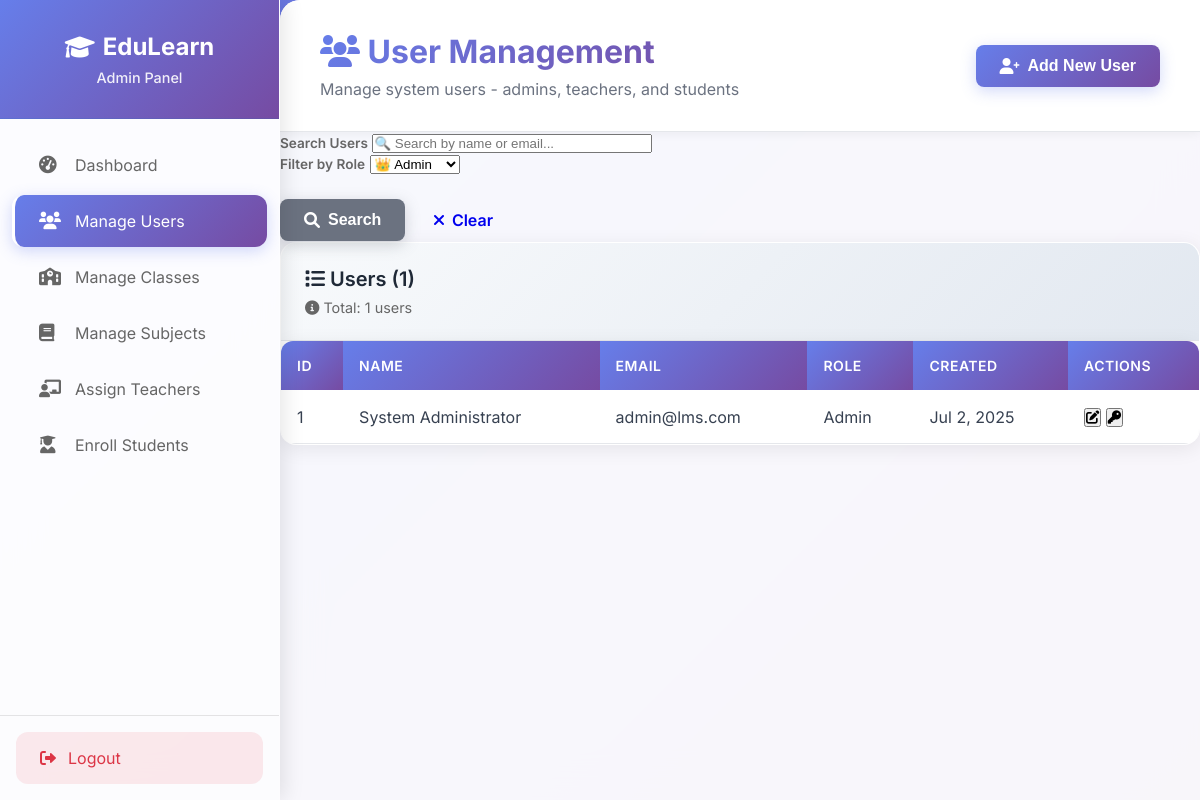
Screenshot of /admin/manage_user.php?role=admin (signed in) with the database file from the repository.
### tables this page shows
CREATE TABLE users (
    id INT AUTO_INCREMENT PRIMARY KEY,
    name VARCHAR(255) NOT NULL,
    email VARCHAR(255) UNIQUE NOT NULL,
    password VARCHAR(255) NOT NULL,
    role ENUM('admin', 'teacher', 'student') NOT NULL,
    phone VARCHAR(20),
    address TEXT,
    date_of_birth DATE,
    is_active BOOLEAN DEFAULT TRUE,
    created_at TIMESTAMP DEFAULT CURRENT_TIMESTAMP,
    updated_at TIMESTAMP DEFAULT CURRENT_TIMESTAMP ON UPDATE CURRENT_TIMESTAMP,
    INDEX idx_email (email),
    INDEX idx_role (role),
    INDEX idx_active (is_active)
);

### admin/manage_user.php (the view, shortened to what this page needs)
<?php
require_once '../config/db.php';
$search = $_GET['search'] ?? '';
$role_filter = $_GET['role'] ?? '';
$query = "SELECT id, name, email, role, created_at FROM users WHERE 1=1";
$params = [];
$types = "";
if (!empty($role_filter)) {
    $query .= " AND role = ?";
    $params[] = $role_filter;
    $types .= "s";
}
$query .= " ORDER BY created_at DESC";
$stmt = $conn->prepare($query);
if (!empty($params)) {
    $stmt->bind_param($types, ...$params);
}
$stmt->execute();
$users = $stmt->get_result()->fetch_all(MYSQLI_ASSOC);
?>
<!DOCTYPE html>
<html lang="en">
<head>
    <link rel="stylesheet" href="https://cdnjs.cloudflare.com/ajax/libs/font-awesome/6.0.0/css/all.min.css">
    <link rel="stylesheet" href="../assets/css/teacher.css">
    <link rel="stylesheet" href="../assets/css/responsive-modal.css">
</head>
<body>
    <div class="dashboard-container">
        <aside class="sidebar">
            <div class="sidebar-header">
                <h2><i class="fas fa-graduation-cap"></i> EduLearn</h2>
                <p>Admin Panel</p>
            </div>
            <nav class="sidebar-nav">
                <a href="dashboard.php" class="nav-item">
                    <i class="fas fa-tachometer-alt"></i>
                    <span>Dashboard</span>
                </a>
                <a href="manage_user.php" class="nav-item active">
                    <i class="fas fa-users"></i>
                    <span>Manage Users</span>
                </a>
                <a href="manage_class.php" class="nav-item">
                    <i class="fas fa-school"></i>
                    <span>Manage Classes</span>
                </a>
                <a href="manage_subject.php" class="nav-item">
                    <i class="fas fa-book"></i>
                    <span>Manage Subjects</span>
                </a>
                <a href="assign_teacher.php" class="nav-item">
                    <i class="fas fa-chalkboard-teacher"></i>
                    <span>Assign Teachers</span>
                </a>
                <a href="enroll_student.php" class="nav-item">
                    <i class="fas fa-user-graduate"></i>
                    <span>Enroll Students</span>
                </a>
            </nav>
            <div class="sidebar-footer">
                <a href="../logout.php" class="logout-btn">
                    <i class="fas fa-sign-out-alt"></i>
                    <span>Logout</span>
                </a>
            </div>
        </aside>
        <main class="main-content">
            <header class="content-header">
                <div class="header-left">
                    <h1><i class="fas fa-users"></i> User Management</h1>
                    <p>Manage system users - admins, teachers, and students</p>
                </div>
                <div class="header-right">
                    <button class="btn btn-primary" onclick="openCreateModal()">
                        <i class="fas fa-user-plus"></i> Add New User
                    </button>
                </div>
            </header>
            <div class="filters-section">
                <form method="GET" class="filters-form">
                    <div class="filter-group">
                        <label style="font-size: 0.85rem; font-weight: 600; color: #666; margin-bottom: 0.25rem;">Search Users</label>
                        <input type="text" name="search" placeholder="🔍 Search by name or email..."
                            value="<?php echo htmlspecialchars($search); ?>" style="width: 280px;">
                    </div>
                    <div class="filter-group">
                        <label style="font-size: 0.85rem; font-weight: 600; color: #666; margin-bottom: 0.25rem;">Filter by Role</label>
                        <select name="role">
                            <option value="admin" <?php echo $role_filter === 'admin' ? 'selected' : ''; ?>>👑 Admin</option>
                        </select>
                    </div>
                    <div class="filter-group" style="margin-top: 1.5rem;">
                        <button type="submit" class="btn btn-secondary">
                            <i class="fas fa-search"></i> Search
                        </button>
                        <a href="manage_user.php" class="btn btn-outline">
                            <i class="fas fa-times"></i> Clear
                        </a>
                    </div>
                </form>
            </div>
            <div class="content-card">
                <div class="card-header">
                    <h3><i class="fas fa-list"></i> Users (<?php echo count($users); ?>)</h3>
                    <div style="display: flex; gap: 1rem; align-items: center;">
                        <span style="font-size: 0.9rem; color: #666;">
                            <i class="fas fa-info-circle"></i> Total: <?php echo count($users); ?> users
                        </span>
                    </div>
                </div>
                <div class="card-content">
                    <?php if (empty($users)): ?>
                        <p style="text-align: center; color: #666; padding: 2rem;">
                            No users found matching your criteria.
                        </p>
                    <?php else: ?>
                        <div class="table-responsive">
                            <table class="data-table">
                                <thead>
                                    <tr>
                                        <th>ID</th>
                                        <th>Name</th>
                                        <th>Email</th>
                                        <th>Role</th>
                                        <th>Created</th>
                                        <th>Actions</th>
                                    </tr>
                                </thead>
                                <tbody>
                                    <?php foreach ($users as $user): ?>
                                        <tr>
                                            <td><?php echo $user['id']; ?></td>
                                            <td><?php echo htmlspecialchars($user['name']); ?></td>
                                            <td><?php echo htmlspecialchars($user['email']); ?></td>
                                            <td>
                                                <span class="badge badge-<?php echo $user['role']; ?>">
                                                    <?php echo ucfirst($user['role']); ?>
                                                </span>
                                            </td>
                                            <td><?php echo date('M j, Y', strtotime($user['created_at'])); ?></td>
                                            <td>
                                                <div class="action-buttons">
                                                    <button class="btn-icon btn-edit"
                                                        onclick="editUser(<?php echo $user['id']; ?>)" title="Edit">
                                                        <i class="fas fa-edit"></i>
                                                    </button>
                                                    <button class="btn-icon btn-warning"
                                                        onclick="resetPassword(<?php echo $user['id']; ?>)" title="Reset Password">
                                                        <i class="fas fa-key"></i>
                                                    </button>
                                                </div>
                                            </td>
                                        </tr>
                                    <?php endforeach; ?>
                                </tbody>
                            </table>
                        </div>
                    <?php endif; ?>
                </div>
            </div>
        </main>
    </div>
</body>
</html>

### assets/css/teacher.css (style rules this page uses)
* { margin: 0; padding: 0; box-sizing: border-box; }
body { font-family: 'Inter', sans-serif; background: linear-gradient(135deg, #667eea 0%, #764ba2 100%); min-height: 100vh; color: #333; overflow-x: hidden; }
.dashboard-container { display: flex; min-height: 100vh; }
.sidebar { width: 280px; background: rgba(255, 255, 255, 0.98); backdrop-filter: blur(20px); border-right: 1px solid rgba(255, 255, 255, 0.2); display: flex; flex-direction: column; position: fixed; height: 100vh; overflow-y: auto; box-shadow: 4px 0 20px rgba(0, 0, 0, 0.1); z-index: 1000; }
.sidebar-header { padding: 2rem 1.5rem; border-bottom: 1px solid rgba(0, 0, 0, 0.1); background: linear-gradient(135deg, #667eea 0%, #764ba2 100%); color: white; text-align: center; }
.sidebar-header h2 { color: white; font-size: 1.5rem; font-weight: 700; margin-bottom: 0.5rem; display: flex; align-items: center; justify-content: center; gap: 0.5rem; }
.sidebar-header p { color: rgba(255, 255, 255, 0.9); font-size: 0.9rem; font-weight: 500; }
.sidebar-nav { flex: 1; padding: 1rem 0; }
.nav-item { display: flex; align-items: center; padding: 1rem 1.5rem; color: #666; text-decoration: none; transition: all 0.3s ease; border-left: 3px solid transparent; margin: 0.25rem 0.75rem; border-radius: 12px; position: relative; overflow: hidden; }
.nav-item::before { content: ''; position: absolute; top: 0; left: -100%; width: 100%; height: 100%; background: linear-gradient(90deg, transparent, rgba(102, 126, 234, 0.1), transparent); transition: left 0.5s; }
.nav-item.active { background: linear-gradient(135deg, #667eea 0%, #764ba2 100%); color: white; border-left-color: #fff; box-shadow: 0 4px 15px rgba(102, 126, 234, 0.3); }
.nav-item i { width: 20px; margin-right: 1rem; font-size: 1.1rem; }
.sidebar-footer { padding: 1rem; border-top: 1px solid rgba(0, 0, 0, 0.1); }
.logout-btn { display: flex; align-items: center; padding: 1rem 1.5rem; color: #dc3545; text-decoration: none; border-radius: 12px; transition: all 0.3s ease; background: rgba(220, 53, 69, 0.1); }
.logout-btn i { margin-right: 0.75rem; }
.main-content { flex: 1; margin-left: 280px; background: rgba(255, 255, 255, 0.95); backdrop-filter: blur(20px); min-height: 100vh; border-radius: 20px 0 0 0; overflow: hidden; }
.content-header { background: white; padding: 2rem 2.5rem; border-bottom: 1px solid #e5e7eb; display: flex; justify-content: space-between; align-items: center; box-shadow: 0 2px 10px rgba(0, 0, 0, 0.05); }
.header-left h1 { font-size: 2rem; font-weight: 700; color: #1f2937; margin-bottom: 0.5rem; background: linear-gradient(135deg, #667eea 0%, #764ba2 100%); -webkit-background-clip: text; -webkit-text-fill-color: transparent; background-clip: text; }
.header-left p { color: #6b7280; font-size: 1rem; }
.btn { display: inline-flex; align-items: center; gap: 0.5rem; padding: 0.75rem 1.5rem; border: none; border-radius: 8px; font-weight: 600; text-decoration: none; transition: all 0.3s ease; cursor: pointer; font-size: 0.875rem; position: relative; overflow: hidden; }
.btn::before { content: ''; position: absolute; top: 0; left: -100%; width: 100%; height: 100%; background: linear-gradient(90deg, transparent, rgba(255, 255, 255, 0.2), transparent); transition: left 0.5s; }
.btn-primary { background: linear-gradient(135deg, #667eea 0%, #764ba2 100%); color: white; box-shadow: 0 4px 15px rgba(102, 126, 234, 0.3); }
.btn-secondary { background: linear-gradient(135deg, #6c757d 0%, #495057 100%); color: white; box-shadow: 0 4px 15px rgba(108, 117, 125, 0.3); }
.card, .content-card { background: white; border-radius: 16px; box-shadow: 0 4px 20px rgba(0, 0, 0, 0.08); overflow: hidden; transition: all 0.3s ease; border: 1px solid rgba(255, 255, 255, 0.2); }
.card-header { padding: 1.5rem; background: linear-gradient(135deg, #f8fafc 0%, #e2e8f0 100%); border-bottom: 1px solid #e5e7eb; }
.card-header h3 { font-size: 1.25rem; font-weight: 600; color: #1f2937; margin-bottom: 0.5rem; }
.data-table { width: 100%; border-collapse: collapse; background: white; border-radius: 12px; overflow: hidden; box-shadow: 0 4px 20px rgba(0, 0, 0, 0.08); }
.data-table th { background: linear-gradient(135deg, #667eea 0%, #764ba2 100%); color: white; padding: 1rem; text-align: left; font-weight: 600; font-size: 0.875rem; text-transform: uppercase; letter-spacing: 0.5px; }
.data-table td { padding: 1rem; border-bottom: 1px solid #e5e7eb; color: #374151; }

### rows the page displays
users: id "1", name "System Administrator", email "admin@lms.com", role "Admin", created_at "Jul 2, 2025"

### other values shown
count($users) "1"
